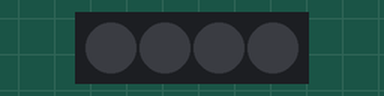
This sketch was run on a simulated Arduino Uno, built with avr-gcc and run on an emulated ATmega328P. On the bench: 4 RGB LEDs in strip order, left to right.

Above: at 0.15 s.
At 7.8 s:
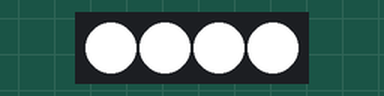
At 10.3 s:
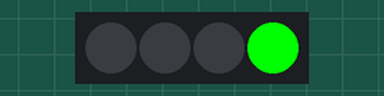
At 19.4 s:
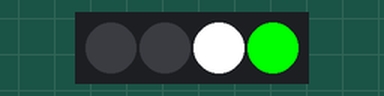
At 25.0 s:
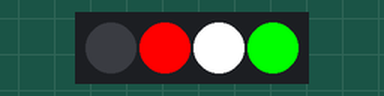
At 38.3 s:
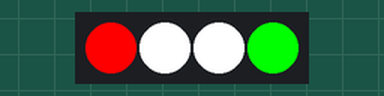
Timing chart, 0 to 39.8 s (numbered marks = the images above):
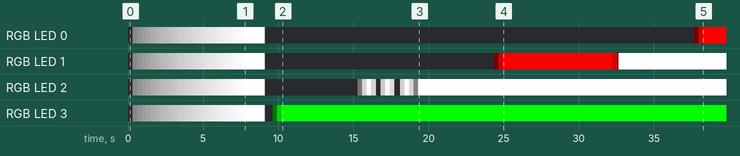

Measured:
- by itself, RGB LED 0: off → RGB(9, 9, 9) at 0.30 s, → RGB(19, 19, 19) 0.30 s later, → RGB(29, 29, 29) 0.30 s later, → RGB(39, 39, 39) 0.30 s later, … (32 changes in this stretch)
- by itself, RGB LED 1: off → RGB(9, 9, 9) at 0.30 s, → RGB(19, 19, 19) 0.30 s later, → RGB(29, 29, 29) 0.30 s later, → RGB(39, 39, 39) 0.30 s later, … (36 changes in this stretch)

The sketch:

Sprout.ino
```cpp
#include <Adafruit_NeoPixel.h>

#define STRIP_PIN 6
#define NUM_PIX 4

// Parameter 1 = number of pixels in strip
// Parameter 2 = Arduino pin number (most are valid)
// Parameter 3 = pixel type flags, add together as needed:
//   NEO_KHZ800  800 KHz bitstream (most NeoPixel products w/WS2812 LEDs)
//   NEO_KHZ400  400 KHz (classic 'v1' (not v2) FLORA pixels, WS2811 drivers)
//   NEO_GRB     Pixels are wired for GRB bitstream (most NeoPixel products)
//   NEO_RGB     Pixels are wired for RGB bitstream (v1 FLORA pixels, not v2)
Adafruit_NeoPixel strip = Adafruit_NeoPixel(NUM_PIX, STRIP_PIN, NEO_GRBW + NEO_KHZ800);

void setup() {
  strip.begin();
  strip.show();
  Serial.begin(9600);

  powerOn();
  delay(1000);
  start();
  delay(20000);
  for(int a = 0; a < strip.numPixels(); a++) {
    strip.setPixelColor(a, 0, 0, 0);
  }
  strip.show();

  delay(1000);
}

void powerOn() {

  for (int a = 0; a <= 255; a++) {
    for(int i = 0; i < strip.numPixels(); i++) {
      strip.setPixelColor(i, a, a, a);
    }

    delay(30);
    strip.show();
  }
}

void start() {

  /* +++++++++++++++++++++++++ Growing ++++++++++++++++++++++++++++ */
  for(int i = 255; i >= 0; i--) {
    for(int a = 0; a < strip.numPixels(); a++) {
      strip.setPixelColor(a, i, i, i);
    }
    strip.show();
    delay(1);
  }

  delay(500);
  for(int a = 0; a < 255; a++) {
    strip.setPixelColor(3, 0, a, 0);
    strip.show();
    delay(2);
  }

  /* +++++++++++++++++++++++++ Phone Connection ++++++++++++++++++++++++++++ */
  delay(5000);
  connectPhone();
  connectPhone();
  connectPhone();

  for(int a = 0; a < 255; a++) {
    strip.setPixelColor(2, a, a, a);
    strip.show();
    delay(1);
  }

  /* +++++++++++++++++++++++++ Water ++++++++++++++++++++++++++++ */
  delay(5000);
  for(int a = 0; a < 255; a++) {
    strip.setPixelColor(1, a, 0, 0);
    strip.show();
    delay(2);
  }

  delay(7000);
  for(int a = 255; a >= 0; a--) {
    strip.setPixelColor(1, a, 0, 0);
    strip.show();
    delay(2);
  }

  for(int a = 0; a < 255; a++) {
    strip.setPixelColor(1, a, a, a);
    strip.show();
  }

  /* +++++++++++++++++++++++++ Sunlight ++++++++++++++++++++++++++++ */
  delay(5000);
  for(int a = 0; a < 255; a++) {
    strip.setPixelColor(0, a, 0, 0);
    strip.show();
    delay(2);
  }

  delay(7000);
  for(int a = 255; a >= 0; a--) {
    strip.setPixelColor(0, a, 0, 0);
    strip.show();
    delay(2);
  }

  for(int a = 0; a < 255; a++) {
    strip.setPixelColor(0, a, a, a);
    strip.show();
  }

  delay(10000);
}

void connectPhone() {
  delay(50);
  for(int a = 0; a < 255; a++) {
    strip.setPixelColor(2, a, a, a);
    strip.show();
    delay(2);
  }

  for(int a = 254; a >= 0; a--) {
    strip.setPixelColor(2, a, a, a);
    strip.show();
    delay(2);
  }
}

void loop() {

  powerOn();
  delay(1000);
  start();


  delay(20000);
  for(int a = 0; a < strip.numPixels(); a++) {
    strip.setPixelColor(a, 0, 0, 0);
  }
  strip.show();

  delay(1000);
}
```
